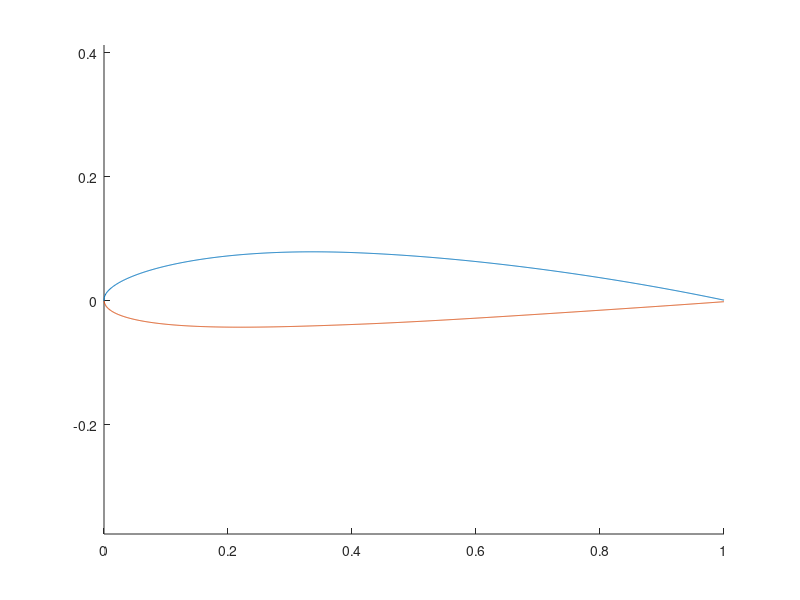

MATLAB code for this plot:
%% program variable clear and commandline clear
clear all;
clc;

%% x_value distribution 
x = [0.000:0.001:1];

%% user input
% NACA MPXX formatting the things in this way
NACA_airfoil = '2412';

% Every number in the NACA airfoil designate the 
% camber, position of the maximum camber and thickness.
max_camber = str2double(NACA_airfoil(1));
max_camber_pos = str2double(NACA_airfoil(2));
thickness = str2double(NACA_airfoil(3:4));

%% M,P and T from the inputs
M = max_camber/100;
P = max_camber_pos/10;
T = thickness/100;

%% thickness distribution yt of the wing
% the constants
a0 = 0.2969;
a1 = -0.126;
a2 = -0.3516;
a3 = 0.2843;
a4 = -0.1015; % -0.1036 for closed trailing edge from NACA's website

yt=[]; % the thickness distribution matrix
for n = 1:length(x)
    yt(n) = 5*T * (a0*x(n)^0.5 + a1*x(n) + a2*x(n)^2 + a3*x(n)^3 + a4*x(n)^4);
end

%% equation of camber and gradient distribution
% The equations is divided into two parts
% 0<=x<p  has one equation and p<=x<=1 has a different equation
yc=[]; % camber distribution matrix
dyc_dx = []; % gradient distribution matrix
for n = 1:length(x)
    if x(n)>0 & x(n)<P
        yc(n)= (M/P^2)*(2*P*x(n)-x(n)^2);
        dyc_dx(n) = (2*M/P^2)*(P-x(n));
    elseif x(n)>=P & x(n)<=1
        yc(n)= (M/(1-P)^2)*(1-2*P+2*P*x(n)-x(n)^2);
        dyc_dx(n) = (2*M/(1-P)^2)*(P-x(n));
    end
end

%% theta distribution 
theta = [];
for n = 1:length(dyc_dx)
    theta(n)= atan(dyc_dx(n));
end

%% upper surface point distribution
xu=[];
yu=[];
for n = 1:length(x)
    xu(n)=x(n)-yt(n)*sin(theta(n));
    yu(n)=yc(n)+yt(n)*cos(theta(n));
end
%% lower surface point distribution
xl=[];
yl=[];
for n = 1:length(x)
    xl(n)=x(n)+yt(n)*sin(theta(n));
    yl(n)=yc(n)-yt(n)*cos(theta(n));
end

%% plot
hold on;
%both plots are plotted on the same figure
axis equal;
%manages the aspect ratio of the graph such that distribution
%is same on all axis 
%disabling this would lead to a wobbly graph even with proper data 
 
%plotting of the data points
plot(xu,yu);
plot(xl,yl)


